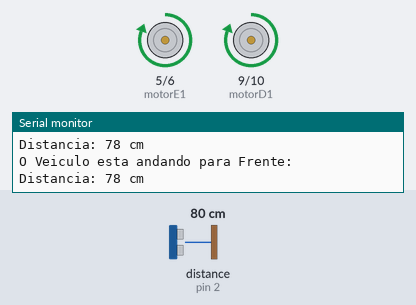
Simulated run of this sketch. Board: Arduino Uno, built with avr-gcc and run on an emulated ATmega328P. On the bench: motor-driver pin pairs drawn as motors (green arrow = first pin HIGH = forward, orange = second pin HIGH = backward, longer = more drive), the last lines printed to the serial monitor. Wiring (inferred from the names in the program): ultrasonic range finder: trigger pin 3; echo pin 2. The inputs (shaded band) are chosen by the test bench; at power-on: distance to the obstacle (sensor on pin 2) 80 cm. The echo pulse lasts 58.3 µs per cm.

Above: at 1.8 s.
1.9 s: distance to the obstacle (sensor on pin 2) set to 18 cm
4.2 s: distance to the obstacle (sensor on pin 2) set to 15 cm
At 7.0 s:
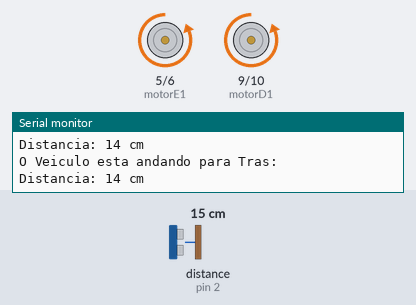
7.5 s: distance to the obstacle (sensor on pin 2) set to 35 cm
At 9.5 s:
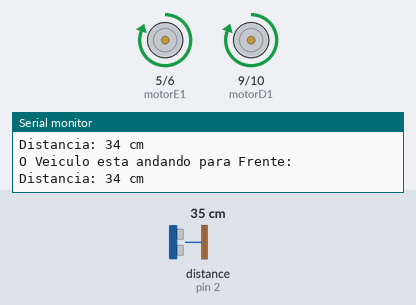
10.5 s: distance to the obstacle (sensor on pin 2) set to 2 cm
At 13.3 s:
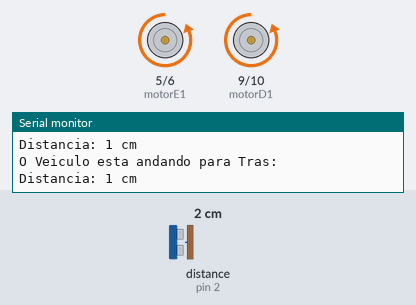
Timing chart, 0 to 14.5 s (numbered marks = the images above; inputs shaded):
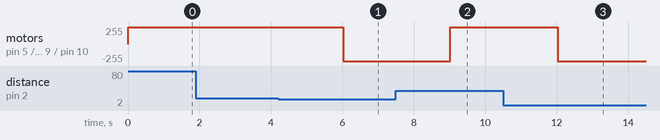

The sketch:

ado_1_c_digo_para_sensor_e_motor_1.ino
```cpp
#define trig 3
#define echo 2

// Motores
#define motorE1 5
#define motorE2 6
#define motorD1 9
#define motorD2 10

long duracao;
int distancia;

void setup() {
  pinMode(trig, OUTPUT);
  pinMode(echo, INPUT);

  pinMode(motorE1, OUTPUT);
  pinMode(motorE2, OUTPUT);
  pinMode(motorD1, OUTPUT);
  pinMode(motorD2, OUTPUT);

  Serial.begin(9600);
}

void loop() {

  if (distancia > 15 || distancia <= 0) {
    frente();
    Serial.println("O Veiculo esta andando para Frente: ");
    distancia = Distsensor();
  	Serial.print("Distancia: ");
  	Serial.print(distancia);
  	Serial.println(" cm");
    delay(1000);

  } else {
    tras();
    Serial.println("O Veiculo esta andando para Tras: ");
    distancia = Distsensor();
  	Serial.print("Distancia: ");
  	Serial.print(distancia);
  	Serial.println(" cm");
    delay(1000);
  }
}

int Distsensor(){
  digitalWrite(trig, LOW);
  delayMicroseconds(2);
  digitalWrite(trig, HIGH);
  delayMicroseconds(10);
  digitalWrite(trig, LOW);

  long duracao = pulseIn(echo, HIGH, 30000);
  int distancia = duracao * 0.034 / 2;
  return distancia;
}

void frente() {
  digitalWrite(motorE1, HIGH);
  digitalWrite(motorE2, LOW);
  digitalWrite(motorD1, HIGH);
  digitalWrite(motorD2, LOW);
}

void tras() {
  digitalWrite(motorE1, LOW);
  digitalWrite(motorE2, HIGH);
  digitalWrite(motorD1, LOW);
  digitalWrite(motorD2, HIGH);
}
```

Measured:
- the behaviour switches between 17 and 16 cm on distance to the obstacle (sensor on pin 2) (found by bisection; images 0 and 1)
- after the input at 4.2 s, motor on pin 5 (motorE1) / pin 6 (motorE2), motor on pin 9 (motorD1) / pin 10 (motorD2): forward 255/255 → backward 255/255 after 1.8 s
- after the input at 7.5 s, motor on pin 5 (motorE1) / pin 6 (motorE2), motor on pin 9 (motorD1) / pin 10 (motorD2): backward 255/255 → forward 255/255 after 1.5 s
- after the input at 10.5 s, motor on pin 5 (motorE1) / pin 6 (motorE2), motor on pin 9 (motorD1) / pin 10 (motorD2): forward 255/255 → backward 255/255 after 1.5 s
